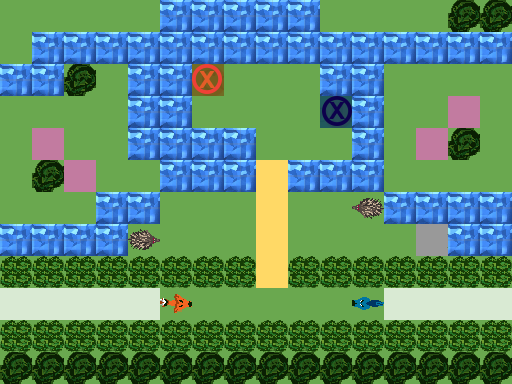

A level layout from a 2D game, rendered from its tile map. Below: a short description, then the map file with its tile-grid data intact:
An orthogonal 16x12 tile map with 32x32 px tiles, 3 tile layers (Ground, Obstacles, Objects), 1 hidden layer not drawn.

<map version="1.0" orientation="orthogonal" renderorder="right-down" width="16" height="12" tilewidth="32" tileheight="32" nextobjectid="1">
 <tileset firstgid="1" name="TilesetPlaceholder" tilewidth="32" tileheight="32" tilecount="240" columns="10">
  <image source="../../Tileset.png" width="320" height="768" />
 </tileset>
 <layer name="Ground" width="16" height="12">
  <data encoding="csv">
1,1,1,1,1,5,5,5,5,5,1,1,1,1,1,1,
1,5,5,5,5,5,5,5,5,5,5,5,5,5,5,5,
5,5,1,1,5,5,1,1,1,1,5,5,1,1,1,1,
1,1,1,1,5,5,1,1,1,1,1,5,1,1,3,1,
1,3,1,1,5,5,5,5,1,1,1,5,1,3,1,1,
1,1,3,1,1,5,5,5,2,5,5,5,1,1,1,1,
1,1,1,5,5,1,1,1,2,1,1,1,5,5,5,5,
5,5,5,5,1,1,1,1,2,1,1,1,1,1,5,5,
1,1,1,1,1,1,1,1,2,1,1,1,1,1,1,1,
4,4,4,4,4,1,1,1,1,1,1,1,4,4,4,4,
1,1,1,1,1,1,1,1,1,1,1,1,1,1,1,1,
1,1,1,1,1,1,1,1,1,1,1,1,1,1,1,1
</data>
 </layer>
 <layer name="Obstacles" width="16" height="12">
  <data encoding="csv">
0,0,0,0,0,0,0,0,0,0,0,0,0,0,42,42,
0,0,0,0,0,0,0,0,0,0,0,0,0,0,0,0,
0,0,42,0,0,0,0,0,0,0,0,0,0,0,0,0,
0,0,0,0,0,0,0,0,0,0,0,0,0,0,0,0,
0,0,0,0,0,0,0,0,0,0,0,0,0,0,42,0,
0,42,0,0,0,0,0,0,0,0,0,0,0,0,0,0,
0,0,0,0,0,0,0,0,0,0,0,0,0,0,0,0,
0,0,0,0,0,0,0,0,0,0,0,0,0,43,0,0,
44,44,44,44,44,44,44,44,0,44,44,44,44,44,44,44,
0,0,0,0,0,0,0,0,0,0,0,0,0,0,0,0,
44,44,44,44,44,44,44,44,44,44,44,44,44,44,44,44,
42,42,42,42,42,42,42,42,42,42,42,42,42,42,42,42
</data>
 </layer>
 <layer name="Objects" width="16" height="12">
  <data encoding="csv">
0,0,0,0,0,0,0,0,0,0,0,0,0,0,0,0,
0,0,0,0,0,0,0,0,0,0,0,0,0,0,0,0,
0,0,0,0,0,0,181,0,0,0,0,0,0,0,0,0,
0,0,0,0,0,0,0,0,0,0,182,0,0,0,0,0,
0,0,0,0,0,0,0,0,0,0,0,0,0,0,0,0,
0,0,0,0,0,0,0,0,0,0,0,0,0,0,0,0,
0,0,0,0,0,0,0,0,0,0,0,1610612877,0,0,0,0,
0,0,0,0,2684354701,0,0,0,0,0,0,0,0,0,0,0,
0,0,0,0,0,0,0,0,0,0,0,0,0,0,0,0,
0,0,0,0,0,2684354751,0,0,0,0,0,1610612928,0,0,0,0,
0,0,0,0,0,0,0,0,0,0,0,0,0,0,0,0,
0,0,0,0,0,0,0,0,0,0,0,0,0,0,0,0
</data>
 </layer>
 <layer name="Solution" width="16" height="12" visible="0">
  <data encoding="csv">
0,0,0,0,0,0,0,0,0,0,0,0,0,0,0,0,
0,0,0,0,0,0,0,0,0,0,0,0,0,0,0,0,
0,0,0,0,0,0,0,0,0,0,0,0,0,0,0,0,
0,0,0,0,0,0,0,0,0,0,0,0,0,0,0,0,
0,0,0,0,0,0,0,0,0,0,0,0,0,0,0,0,
0,0,0,0,0,0,0,0,0,0,0,0,0,0,0,0,
0,0,0,0,0,0,0,0,0,0,0,0,0,0,0,0,
0,0,0,0,0,0,0,0,0,0,0,0,0,0,0,0,
0,0,0,0,0,0,0,0,0,0,0,0,0,0,0,0,
0,0,0,0,0,0,0,0,0,0,0,0,0,0,0,0,
0,0,0,0,0,0,0,0,0,0,0,0,0,0,0,0,
0,0,0,0,0,0,0,0,0,0,0,0,0,0,0,0
</data>
 </layer>
</map>
